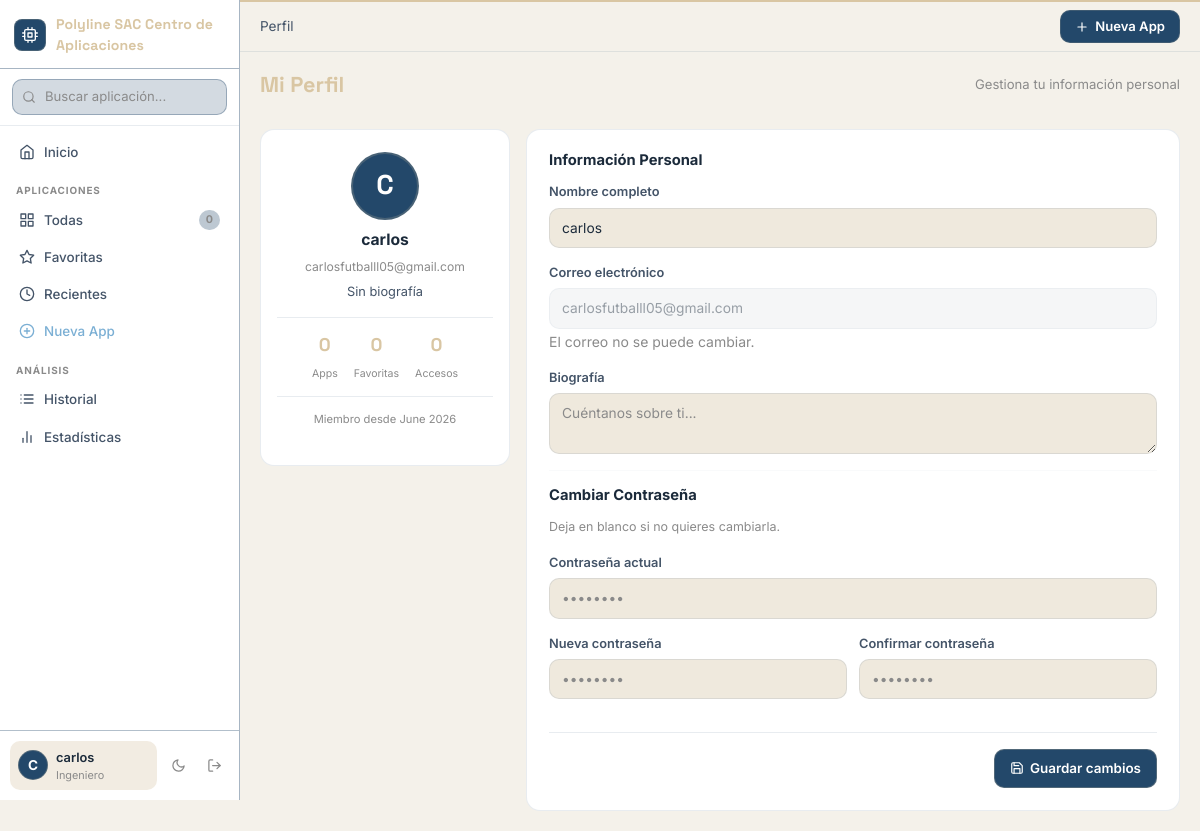
Screenshot of /profile (signed in) with the database file from the repository.
### models/user.py (models this page shows, shortened)
class User(UserMixin, db.Model):
    __tablename__ = 'users'
    id = db.Column(db.Integer, primary_key=True)
    nombre = db.Column(db.String(100), nullable=False)
    correo = db.Column(db.String(150), unique=True, nullable=False)
    password_hash = db.Column(db.String(256), nullable=False)
    foto = db.Column(db.String(200), default='default_avatar.png')
    bio = db.Column(db.String(300), default='')
    fecha_registro = db.Column(db.DateTime, default=datetime.utcnow)
    applications = db.relationship('Application', backref='owner', lazy='dynamic', cascade='all, delete-orphan')
    history = db.relationship('History', backref='user', lazy='dynamic', cascade='all, delete-orphan')

### routes/profile.py (the view, shortened to what this page needs)
@profile_bp.route('/profile', methods=['GET', 'POST'])
@login_required
def profile():
    return render_template('profile/profile.html')

### app.py (called while the page is built)
def create_app():
    app = Flask(__name__)
    app.config.from_object(Config)
    db.init_app(app)
    login_manager = LoginManager()
    login_manager.init_app(app)
    login_manager.login_view = 'auth.login'
    login_manager.login_message = ''
    login_manager.login_message_category = 'warning'
    @login_manager.user_loader
    def load_user(user_id):
        return User.query.get(int(user_id))
    from routes.auth import auth_bp
    from routes.dashboard import dashboard_bp
    from routes.apps import apps_bp
    from routes.profile import profile_bp
    from routes.stats import stats_bp
    app.register_blueprint(auth_bp)
    app.register_blueprint(dashboard_bp)
    app.register_blueprint(apps_bp)
    app.register_blueprint(profile_bp)
    app.register_blueprint(stats_bp)
    with app.app_context():
        db.create_all()
    return app

### templates/profile/profile.html (shortened to what this page needs)
{% extends 'base.html' %}
{% block breadcrumb %}<span>Perfil</span>{% endblock %}
{% block content %}
<div class="profile-page">
    <div class="page-header">
        <h1 class="page-title">Mi Perfil</h1>
        <p class="page-subtitle">Gestiona tu información personal</p>
    </div>
    <div class="profile-grid">
        <div class="profile-avatar-card">
            <div class="avatar-circle">{{ current_user.nombre[0].upper() }}</div>
            <h2>{{ current_user.nombre }}</h2>
            <p class="profile-email">{{ current_user.correo }}</p>
            <p class="profile-bio">{{ current_user.bio or 'Sin biografía' }}</p>
            <div class="profile-stats">
                <div class="pstat">
                    <span class="pstat-val">{{ current_user.applications.count() }}</span>
                    <span class="pstat-lbl">Apps</span>
                </div>
                <div class="pstat">
                    <span class="pstat-val">{{ current_user.applications.filter_by(favorito=True).count() }}</span>
                    <span class="pstat-lbl">Favoritas</span>
                </div>
                <div class="pstat">
                    <span class="pstat-val">{{ current_user.history.count() }}</span>
                    <span class="pstat-lbl">Accesos</span>
                </div>
            </div>
            <p class="member-since">Miembro desde {{ current_user.fecha_registro.strftime('%B %Y') }}</p>
        </div>
        <div class="profile-form-card">
            <form method="POST" action="{{ url_for('profile.profile') }}">
                <h3>Información Personal</h3>
                <div class="form-group">
                    <label>Nombre completo</label>
                    <input type="text" name="nombre" class="form-control" value="{{ current_user.nombre }}" required>
                </div>
                <div class="form-group">
                    <label>Correo electrónico</label>
                    <input type="email" class="form-control" value="{{ current_user.correo }}" disabled>
                    <small class="text-muted">El correo no se puede cambiar.</small>
                </div>
                <div class="form-group">
                    <label>Biografía</label>
                    <textarea name="bio" class="form-control" rows="2" placeholder="Cuéntanos sobre ti...">{{ current_user.bio or '' }}</textarea>
                </div>
                <hr class="divider">
                <h3>Cambiar Contraseña</h3>
                <p class="text-muted small">Deja en blanco si no quieres cambiarla.</p>
                <div class="form-group">
                    <label>Contraseña actual</label>
                    <input type="password" name="current_password" class="form-control" placeholder="••••••••">
                </div>
                <div class="form-row">
                    <div class="form-group flex-grow-1">
                        <label>Nueva contraseña</label>
                        <input type="password" name="new_password" class="form-control" placeholder="••••••••">
                    </div>
                    <div class="form-group flex-grow-1">
                        <label>Confirmar contraseña</label>
                        <input type="password" name="confirm_password" class="form-control" placeholder="••••••••">
                    </div>
                </div>
                <div class="form-actions">
                    <button type="submit" class="btn btn-accent">
                        <i data-feather="save"></i> Guardar cambios
                    </button>
                </div>
            </form>
        </div>
    </div>
</div>
{% endblock %}

### templates/base.html (shortened to what this page needs)
<!DOCTYPE html>
<html lang="es" data-theme="dark">
<head>
    <link href="https://cdn.jsdelivr.net/npm/bootstrap@5.3.0/dist/css/bootstrap.min.css" rel="stylesheet">
    <link rel="stylesheet" href="{{ url_for('static', filename='css/main.css') }}">
</head>
<body>
{% if current_user.is_authenticated %}
  <aside class="sidebar" id="sidebar">
    <div class="sb-brand">
      <div class="sb-logo-wrap">
        <div class="sb-logo"><i data-feather="cpu"></i></div>
        <span class="sb-name">Polyline SAC
          Centro de Aplicaciones</span>
      </div>
    </div>
    <div class="sb-search-wrap">
      <i data-feather="search" class="sb-search-ico"></i>
      <input type="text" id="globalSearch" placeholder="Buscar aplicación..." autocomplete="off">
    </div>
    <nav class="sb-nav">
      <a href="{{ url_for('dashboard.index') }}" class="sb-link {% if request.endpoint == 'dashboard.index' %}is-active{% endif %}">
        <i data-feather="home"></i><span>Inicio</span>
      </a>
      <p class="sb-section">Aplicaciones</p>
      <a href="{{ url_for('apps.list_apps') }}" class="sb-link {% if request.endpoint == 'apps.list_apps' %}is-active{% endif %}">
        <i data-feather="grid"></i><span>Todas</span>
        <span class="sb-pill">{{ current_user.applications.count() }}</span>
      </a>
      <a href="{{ url_for('apps.favorites') }}" class="sb-link {% if request.endpoint == 'apps.favorites' %}is-active{% endif %}">
        <i data-feather="star"></i><span>Favoritas</span>
      </a>
      <a href="{{ url_for('apps.recent') }}" class="sb-link {% if request.endpoint == 'apps.recent' %}is-active{% endif %}">
        <i data-feather="clock"></i><span>Recientes</span>
      </a>
      <a href="{{ url_for('apps.new_app') }}" class="sb-link sb-link--accent {% if request.endpoint == 'apps.new_app' %}is-active{% endif %}">
        <i data-feather="plus-circle"></i><span>Nueva App</span>
      </a>
      <p class="sb-section">Análisis</p>
      <a href="{{ url_for('stats.history') }}" class="sb-link {% if request.endpoint == 'stats.history' %}is-active{% endif %}">
        <i data-feather="list"></i><span>Historial</span>
      </a>
      <a href="{{ url_for('stats.stats') }}" class="sb-link {% if request.endpoint == 'stats.stats' %}is-active{% endif %}">
        <i data-feather="bar-chart-2"></i><span>Estadísticas</span>
      </a>
    </nav>
    <div class="sb-footer">
      <a href="{{ url_for('profile.profile') }}" class="sb-user {% if request.endpoint == 'profile.profile' %}is-active{% endif %}">
        <div class="sb-avatar">{{ current_user.nombre[0].upper() }}</div>
        <div class="sb-user-text">
          <span class="sb-user-name">{{ current_user.nombre }}</span>
          <span class="sb-user-role">Ingeniero</span>
        </div>
      </a>
      <button class="sb-icon-btn" id="themeToggle" title="Cambiar tema">
        <i data-feather="moon" id="themeIcon"></i>
      </button>
      <a href="{{ url_for('auth.logout') }}" class="sb-icon-btn sb-logout" title="Cerrar sesión">
        <i data-feather="log-out"></i>
      </a>
    </div>
  </aside>
  <div class="main-wrap" id="mainWrap">
    <header class="topbar">
      <div class="topbar-crumb">{% block breadcrumb %}{% endblock %}</div>
      <div class="topbar-right">
        <a href="{{ url_for('apps.new_app') }}" class="btn-top-accent">
          <i data-feather="plus"></i> Nueva App
        </a>
      </div>
    </header>
    <div class="page-body">
      {% block content %}{% endblock %}
    </div>
  </div>
{% else %}
  <div class="auth-shell">
    {% block auth_content %}{% endblock %}
  </div>
{% endif %}
</body>
</html>

### rows the page displays
User: nombre "C", nombre "carlos", correo "carlosfutballl05@gmail.com", bio "Sin biografía", fecha_registro "June 2026"

### other values shown
{{ current_user.applications.count() }} "0"
{{ current_user.applications.filter_by(favorito=True).count() }} "0"
{{ current_user.history.count() }} "0"
